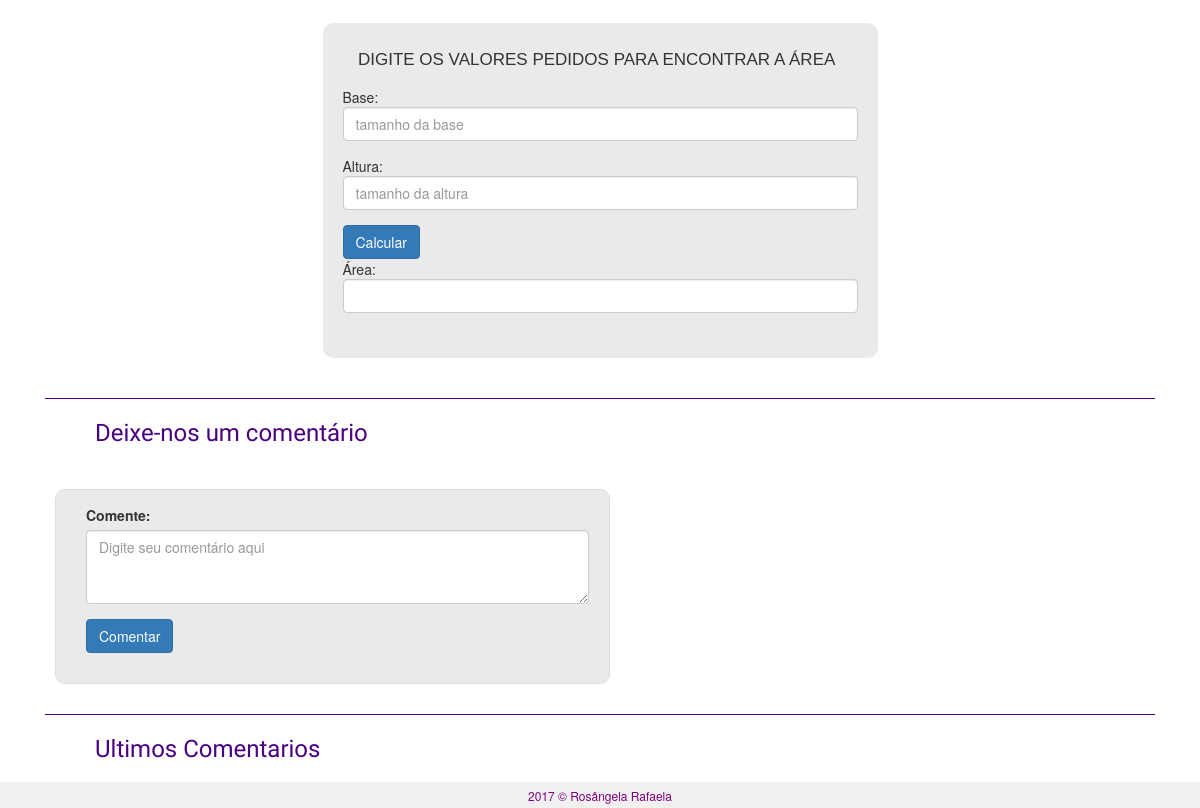
Page /triagulo.php (signed in, lower part) on the earlier database version.
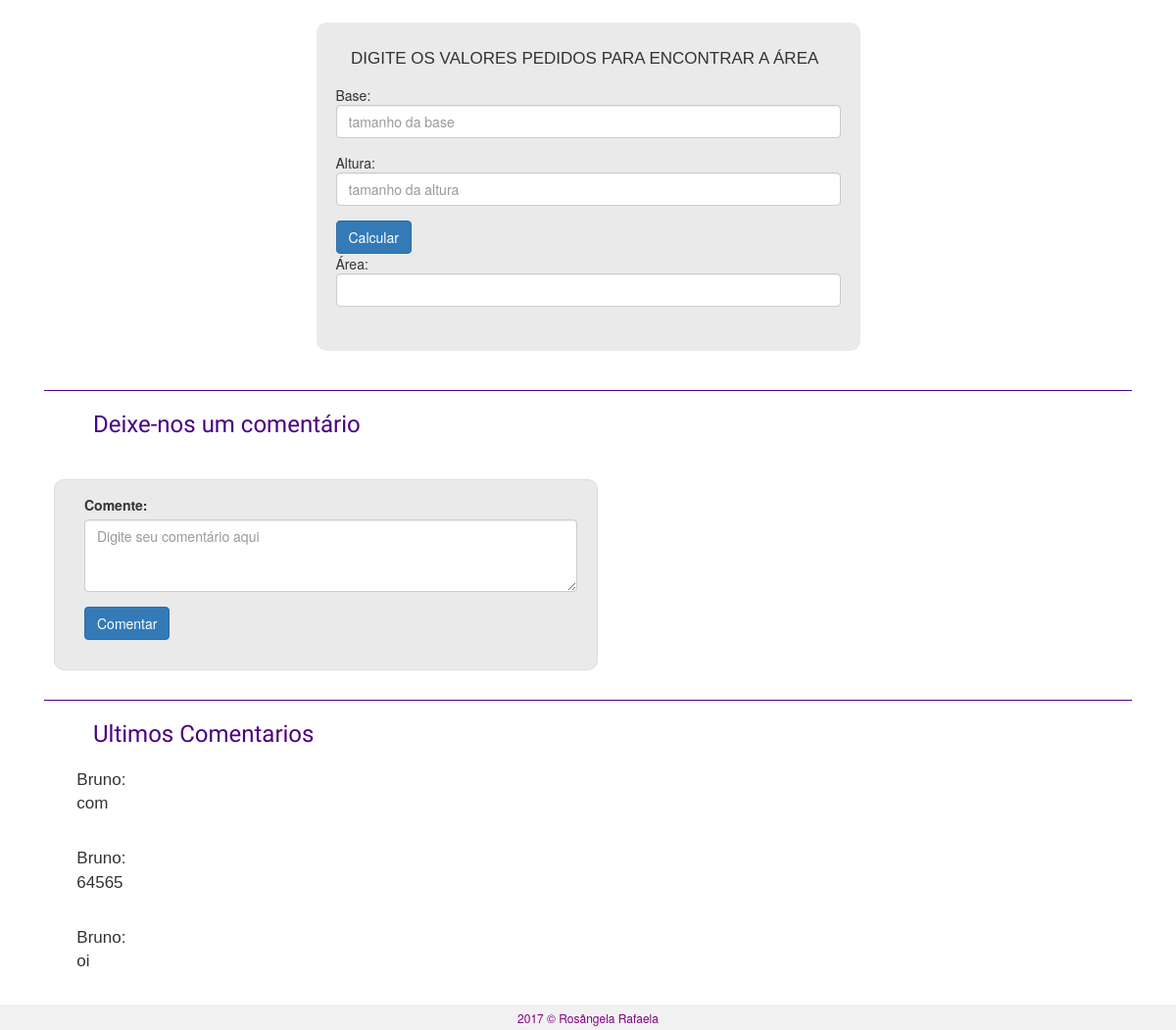
Same page on the later database version.
### tables this page shows
CREATE TABLE `comentario` (
  `id` int(10) NOT NULL,
  `id_usuario` int(10) NOT NULL,
  `texto` text NOT NULL,
  `pagina` varchar(48) NOT NULL,
  `feito_em` timestamp NOT NULL DEFAULT CURRENT_TIMESTAMP ON UPDATE CURRENT_TIMESTAMP
);

CREATE TABLE `usuario` (
  `id` int(11) UNSIGNED NOT NULL,
  `email` varchar(128) NOT NULL,
  `nome` varchar(128) NOT NULL,
  `senha` varchar(128) NOT NULL
);

### classes/banco.php (called while the page is built, shortened)
<?php
class Banco extends \PDO
{
    public static $instance;
    final public static function instanciar(){
        if (!(self::$instance instanceof self)) {
          self::$instance = new self();
        }
        return self::$instance;
    }
}

### comentario.php (the view, shortened to what this page needs)
<?php
include_once "classes/banco.php";
if (!empty($_SESSION["usuario"])) { ?>
<div class="container">
<hr/>
<h3>Deixe-nos um comentário</h3>
<p></p>
  <form class="comen"  method="post" action="<?=$pag?>.php">
    <div class="form-group row">
      <div class="col-sm-12">
        <label for="textarea">Comente:</label>
        <textarea name="comentario" class="form-control" id="textarea" placeholder="Digite seu comentário aqui" rows="3"></textarea>
      </div>
    </div>
    <button type="submit" class="btn btn-primary">Comentar</button>
  </form>
</div>
<div class="container">
	<hr/>
	<h3>Ultimos Comentarios</h3>
	<?php
	$encontra_comentarios = "select c.*,u.nome from comentario as c join usuario as u on u.id=c.id_usuario where pagina = '$pag' ORDER BY id ASC";
	$query = Banco::instanciar()->prepare($encontra_comentarios);
	$query->execute();
	$comentarios = $query->fetchall(Banco::FETCH_ASSOC);
	foreach($comentarios as $comentario) : ?>
		<p>
			<?=$comentario['nome']?>:
			<br>
			<?=$comentario['texto']?>
		</p>
	<?php	endforeach	?>
</div>
<?php } ?>

### header.php (shortened to what this page needs)
<!DOCTYPE html>
<html>
<head>
  <link rel="stylesheet" href="https://maxcdn.bootstrapcdn.com/bootstrap/4.0.0/css/bootstrap.min.css">
  <link rel="stylesheet" href="bootstrap/css/bootstrap.min.css">
  <link rel="stylesheet" type="text/css" href="css/geoplan.css">
</head>
<body>
  <article id="central">

### triagulo.php (shortened to what this page needs)
<?php
include_once "header.php";
$pag = "triagulo";
?>
    <p>Os triângulos possuem os mesmos elementos dos polígonos, com exceção das diagonais. Os outros elementos dos polígonos que os triângulos possuem são:<br/>
      <div class="container">
          <form class="calcular">
            <p class="instrucoes">DIGITE OS VALORES PEDIDOS PARA ENCONTRAR A ÁREA</p>
            <div class="form-group row">
              <div class="col-sm-12">
              Base: <input type="text" class="form-control" placeholder="tamanho da base" id="base">
              </div>
            </div>
            <div class="form-group row">
              <div class="col-sm-12">
              Altura:<input type="text" class="form-control" placeholder="tamanho da altura" id="altura">
              </div>
            </div>
                <button type="button" value="Calcular" class="btn btn-primary" onclick="calcularAreaTriangulo();return true"/>Calcular</button>
            <div class="form-group row">
              <div class="col-sm-12">
                Área:<input type="text" class="form-control" id="area" name="area">
              </div>
            </div>
          </form>
      </div>
<?php
include_once "comentario.php";
include_once "footer.php";

### footer.php (shortened to what this page needs)
</article>
<footer>
<small>2017 &copy; Rosângela Rafaela </small>
</footer>
</body>
</html>

### css/geoplan.css (style rules this page uses)
html, body { padding: 0; margin: 0; }
body { background-color: white; }
#central { top: 80px; padding:10px; display: block; }
h3 { font-family: Lobster; color: #4B0082; padding-left: 50px; }
p { font-family: sans-serif; font-family: arial; font-size: 17px; padding: 1%; padding-left: 3%; padding-right: 3%; text-align: justify; text-indent: inherit; }
.cont, .login, .cadastro, .comen, .calcular, .perfil { display: block; width: 50%; border-radius: 10px; padding: 20px; padding-bottom: 30px; background-color: rgba(220,220,220,0.6); margin: 20px auto; }
.comen { padding-left: 30px; padding-top: 15px; margin: 10px; padding-bottom: }
footer { padding: 3px; background-color: rgba(220,220,220,0.4); display: block; text-align: center; }
footer small { text-align: center; font-size: 1.2rem; color: purple; line-height: 0.8rem; }
form { background-color: }
hr { border-color:#4B0082; box-sizing:border-box; width:100%; height: 2px; }
.comen { border: 1px solid #dcdcdd; }

Differences in the rows shown:
added comentario: id_usuario.nome "Bruno", texto "com"
added comentario: id_usuario.nome "Bruno", texto "64565"
added comentario: id_usuario.nome "Bruno", texto "oi"
